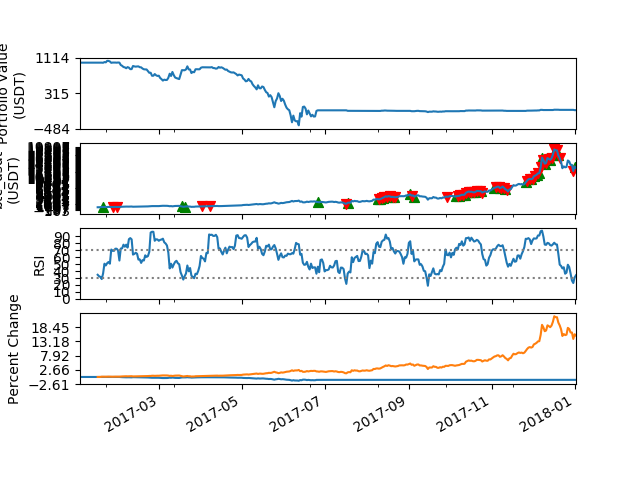

Generate this figure with Python:
import numpy as np
import pandas as pd
import matplotlib.pyplot as plt
from logbook import Logger
from math import floor, ceil

from catalyst import run_algorithm
from catalyst.api import order_target_percent, record, symbol
from catalyst.exchange.utils.stats_utils import extract_transactions

# Before you run, make sure you ingest the data..
# catalyst ingest-exchange -x bitfinex -i btc_usd -f minute

def initialize(context):
    # Run at the beginning, takes context
    # Context can be used to store variables needed throughout the algo
    context.asset       = symbol('btc_usdt')
    context.iterations  = 0
    context.base_price  = None

def handle_data(context, data):
    # Runs on every minute/day depending on timeframe specified at runtime, takes context and data
    # Context is our initial/global variables
    # Data is updated every bar

    # RSI requires 14 days of data, so we'll just iterate through and increment our counter until we have done this 14 times
    RSI_periods = 14

    context.iterations += 1
    if context.iterations < RSI_periods:
        # Dont go any further if there are less than 14 days
        return

    # Calling .history on the data object returns a number of data points
    # With frequency , we define how many TIME-FRAMES (in this case, minutes (as set in run_algorithm)), one bar consists of
    # Here this means we’ll be calculating the RSI for the 30 minute chart.
    RSI_data = data.history(context.asset,
            "price",
            bar_count = RSI_periods,
            frequency = "1d"
            )

    # compute RSI
    oversold = 30
    overbought = 70

    deltas  = RSI_data.diff()
    seed    = deltas[:RSI_periods + 1]
    up      = seed[seed >= 0].sum() / RSI_periods
    down    = -seed[seed < 0].sum() / RSI_periods

    RS = up / down
    RSI = 100 - (100 / (1 + RS))
    # End compute RSI

    # get current price
    # Calling .current on the data, gets the current price for a given asset
    # Can also get: “price”, “last_traded”, “open”, “high”, “low”, “close”, “volume”
    price = data.current(context.asset, "price")

    if context.base_price == None:
        # Store the price of the first candle so we can see how much things change against it later
        context.base_price = price

    # Calculate the percent change of the current price relative to the first candle price
    price_change = (price - context.base_price) / context.base_price

    # We use record to save off any data we want to log or graph later
    record(price = price,
            cash = context.portfolio.cash,
            price_change = price_change,
            RSI = RSI
            )

    # Check that we don't have any open orders. We'll only place an order if existing orders have filled/closed
    orders = context.blotter.open_orders
    if len(orders) > 0:
        return

    # We check that we can trade an asset (i.e. the exchange is accepting orders, not closed etc)
    if not data.can_trade(context.asset):
        print("Cannot trade right now")
        return

    # Get the amount of open positions for the asset in question
    pos_amount = context.portfolio.positions[context.asset].amount

    # Algo logic, if we have no open positions and the rsi is less than oversold, then we buy
    if pos_amount == 0 and RSI <= oversold:
        # Positive denotes a BUY
        # order_target_percent places an order for a percentage of our capital, ranging from 0.0 to 1.0. i.e. .5 would be 50% of our capital
        order_target_percent(context.asset, 1)

    elif pos_amount < 0 and RSI <= 40:
        order_target_percent(context.asset, 0)

    elif pos_amount == 0 and RSI >= overbought:
        # Negative denotes a SELL
        order_target_percent(context.asset, -1)

    elif pos_amount > 0 and RSI >= 60:
        order_target_percent(context.asset, 0)



def analyze(context, perf):
    # get the quote_currency that was passed as a parameter to the simulation


    exchange = list(context.exchanges.values())[0]
    quote_currency = exchange.quote_currency.upper()
#
    #  first chart: portfolio value
    ax1 = plt.subplot(411)
    perf.loc[:, ['portfolio_value']].plot(ax=ax1)
    ax1.legend_.remove()
    ax1.set_ylabel('Portfolio Value\n({})'.format(quote_currency))
    start, end = ax1.get_ylim()
    ax1.locator_params(numticks=12)

    ymin, ymax = ax1.get_ylim()
    ax1.set_yticks(np.round(np.linspace(ymin, ymax, 3), 2))

    #ax1.yaxis.set_ticks(np.arange(floor(start), ceil(end), 10))

    # second chart: asset price, buys & sells
    ax2 = plt.subplot(412, sharex=ax1)
    perf.loc[:, ['price']].plot(ax = ax2, label = 'Price')
    ax2.legend_.remove()
    ax2.set_ylabel('{asset}\n({quote})'.format(asset = context.asset.symbol, quote = quote_currency
        ))
    start, end = ax2.get_ylim()
    ax2.yaxis.set_ticks(np.arange(floor(start), ceil(end), 300))

    transaction_df = extract_transactions(perf)
    if not transaction_df.empty:
        buy_df = transaction_df[transaction_df['amount'] > 0]
        sell_df = transaction_df[transaction_df['amount'] < 0]
        ax2.scatter(
                buy_df.index.to_pydatetime(),
                perf.loc[buy_df.index, 'price'],
                marker = '^',
                s = 50,
                c = 'green',
                label = ''
                )
        ax2.scatter(
                sell_df.index.to_pydatetime(),
                perf.loc[sell_df.index, 'price'],
                marker = 'v',
                s = 50,
                c = 'red',
                label = ''
                )
        #  third chart: relative strength index
    ax3 = plt.subplot(413, sharex = ax1)
    perf.loc[:, ['RSI']].plot(ax = ax3)
    plt.axhline(y = 30, linestyle = 'dotted', color = 'grey')
    plt.axhline(y = 70, linestyle = 'dotted', color = 'grey')
    ax3.legend_.remove()
    ax3.set_ylabel('RSI')
    start, end = ax3.get_ylim()
    ax3.yaxis.set_ticks(np.arange(0, 100, 10))

    #  fourth chart: percentage return of the algorithm vs holding
    ax4 = plt.subplot(414, sharex=ax1)
    perf.loc[:, ['algorithm_period_return', 'price_change']].plot(ax=ax4)
    ax4.legend_.remove()
    ax4.set_ylabel('Percent Change')
    start, end = ax4.get_ylim()
    ax4.yaxis.set_ticks(np.arange(start, end, (end - start) / 5))

    plt.savefig("rsi_example.png")
    plt.show()


# Run the algorithm, passing in our functions
if __name__ == "__main__":
    run_algorithm(
        capital_base = 1000,
        data_frequency = "daily",
        initialize = initialize,
        handle_data = handle_data,
        analyze = analyze,
        exchange_name = "poloniex",
        algo_namespace = 'rsi_example',
        quote_currency = "usdt",
        live = False,
        start = pd.to_datetime("2017-1-1", utc = True),
        end = pd.to_datetime("2018-1-1", utc = True)
    )
